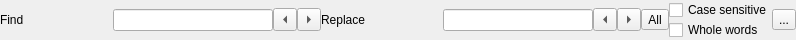
<?xml version="1.0" encoding="UTF-8"?>
<ui version="4.0">
 <class>FindWidget</class>
 <widget class="QWidget" name="FindWidget">
  <property name="geometry">
   <rect>
    <x>0</x>
    <y>0</y>
    <width>796</width>
    <height>40</height>
   </rect>
  </property>
  <property name="sizePolicy">
   <sizepolicy hsizetype="Preferred" vsizetype="Minimum">
    <horstretch>0</horstretch>
    <verstretch>0</verstretch>
   </sizepolicy>
  </property>
  <property name="minimumSize">
   <size>
    <width>200</width>
    <height>40</height>
   </size>
  </property>
  <property name="windowTitle">
   <string>Find</string>
  </property>
  <layout class="QHBoxLayout" name="horizontalLayout_5">
   <property name="spacing">
    <number>0</number>
   </property>
   <property name="margin">
    <number>0</number>
   </property>
   <item>
    <layout class="QHBoxLayout" name="horizontalLayout_4">
     <property name="spacing">
      <number>0</number>
     </property>
     <item>
      <widget class="QLabel" name="findLabel">
       <property name="text">
        <string>Find</string>
       </property>
      </widget>
     </item>
     <item>
      <widget class="QLineEdit" name="findEdit">
       <property name="minimumSize">
        <size>
         <width>10</width>
         <height>0</height>
        </size>
       </property>
       <property name="maximumSize">
        <size>
         <width>160</width>
         <height>16777215</height>
        </size>
       </property>
      </widget>
     </item>
     <item>
      <layout class="QHBoxLayout" name="horizontalLayout_3">
       <property name="spacing">
        <number>0</number>
       </property>
       <item>
        <widget class="QToolButton" name="findPreviousButton">
         <property name="focusPolicy">
          <enum>Qt::NoFocus</enum>
         </property>
         <property name="arrowType">
          <enum>Qt::LeftArrow</enum>
         </property>
        </widget>
       </item>
       <item>
        <widget class="QToolButton" name="findNextButton">
         <property name="font">
          <font/>
         </property>
         <property name="focusPolicy">
          <enum>Qt::NoFocus</enum>
         </property>
         <property name="arrowType">
          <enum>Qt::RightArrow</enum>
         </property>
        </widget>
       </item>
      </layout>
     </item>
    </layout>
   </item>
   <item>
    <layout class="QHBoxLayout" name="horizontalLayout_2">
     <property name="spacing">
      <number>0</number>
     </property>
     <item>
      <widget class="QLabel" name="replaceLabel">
       <property name="text">
        <string>Replace</string>
       </property>
      </widget>
     </item>
     <item>
      <widget class="QLineEdit" name="replaceEdit">
       <property name="minimumSize">
        <size>
         <width>10</width>
         <height>0</height>
        </size>
       </property>
       <property name="maximumSize">
        <size>
         <width>150</width>
         <height>16777215</height>
        </size>
       </property>
      </widget>
     </item>
     <item>
      <layout class="QHBoxLayout" name="horizontalLayout">
       <property name="spacing">
        <number>0</number>
       </property>
       <item>
        <widget class="QToolButton" name="replacePreviousButton">
         <property name="focusPolicy">
          <enum>Qt::NoFocus</enum>
         </property>
         <property name="arrowType">
          <enum>Qt::LeftArrow</enum>
         </property>
        </widget>
       </item>
       <item>
        <widget class="QToolButton" name="replaceNextButton">
         <property name="font">
          <font/>
         </property>
         <property name="focusPolicy">
          <enum>Qt::NoFocus</enum>
         </property>
         <property name="arrowType">
          <enum>Qt::RightArrow</enum>
         </property>
        </widget>
       </item>
      </layout>
     </item>
    </layout>
   </item>
   <item>
    <widget class="QToolButton" name="replaceAllButton">
     <property name="font">
      <font/>
     </property>
     <property name="text">
      <string>All</string>
     </property>
     <property name="toolButtonStyle">
      <enum>Qt::ToolButtonTextOnly</enum>
     </property>
    </widget>
   </item>
   <item>
    <layout class="QVBoxLayout" name="verticalLayout">
     <property name="spacing">
      <number>0</number>
     </property>
     <item>
      <widget class="QCheckBox" name="caseSensitiveBox">
       <property name="minimumSize">
        <size>
         <width>50</width>
         <height>0</height>
        </size>
       </property>
       <property name="text">
        <string>Case sensitive</string>
       </property>
      </widget>
     </item>
     <item>
      <widget class="QCheckBox" name="wholeWordsBox">
       <property name="minimumSize">
        <size>
         <width>50</width>
         <height>0</height>
        </size>
       </property>
       <property name="text">
        <string>Whole words</string>
       </property>
      </widget>
     </item>
    </layout>
   </item>
   <item>
    <widget class="QToolButton" name="closeButton">
     <property name="text">
      <string>...</string>
     </property>
    </widget>
   </item>
  </layout>
 </widget>
 <resources/>
 <connections/>
</ui>
